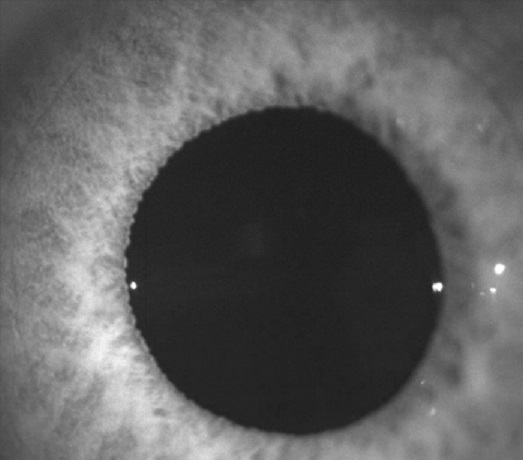
#> input picture frame599.jpg, 523 x 460 px
$ jupyter execute --allow-errors 'HCT & Canny Edge.ipynb'   (shell and % lines are left out)
#> lines starting #> are read from the running program, lines starting #| are printed output that depends on the picture
[cell 1]
# necessary imports
import PIL.Image as Image
from PIL import Image, ImageSequence

# plotting import
import pylab as py
# to show plots directly in the notebook
import matplotlib.pyplot as plt
plt.plot([1,2,3,4])

import numpy as np
import cv2

img = cv2.imread('frame599.jpg',0)
#> img is the input picture: shape (460, 523); min 27, max 255, mean 94
img = cv2.medianBlur(img,3)
cimg = cv2.cvtColor(img,cv2.COLOR_GRAY2BGR)


circles = cv2.HoughCircles(img,cv2.HOUGH_GRADIENT,2,50, param1=30,param2=195,minRadius=100,maxRadius=200)
#> circles = [[291, 269, 181.2]]

# [10 lines of commented-out code are left out]


circles = np.uint16(np.around(circles))
#> circles = [[291, 269, 181]]
for i in circles[0,:]:
    # draw the outer circle
    cv2.circle(cimg,(i[0],i[1]),i[2],(0,255,0),2)
    # draw the center of the circle
    cv2.circle(cimg,(i[0],i[1]),2,(0,0,255),3)
#> this loop made 1 pass
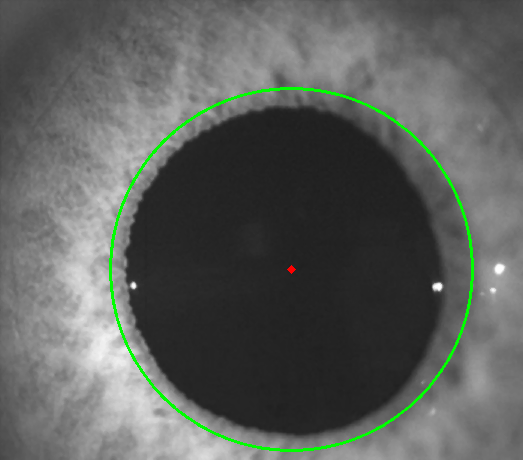
#> cimg: shape (460, 523, 3); mean B, G, R 92.1, 95.6, 92.2

cv2.imshow('Pupil Detected',cimg)
plt.imshow(cimg, cmap = 'gray', interpolation = 'bicubic')
plt.show()
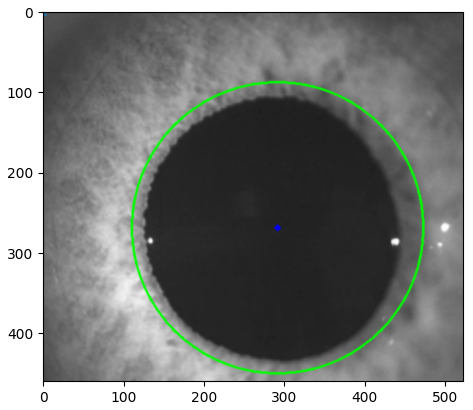
#> figure drawn by matplotlib, 1 panel

cv2.waitKey(0)
cv2.destroyAllWindows()
